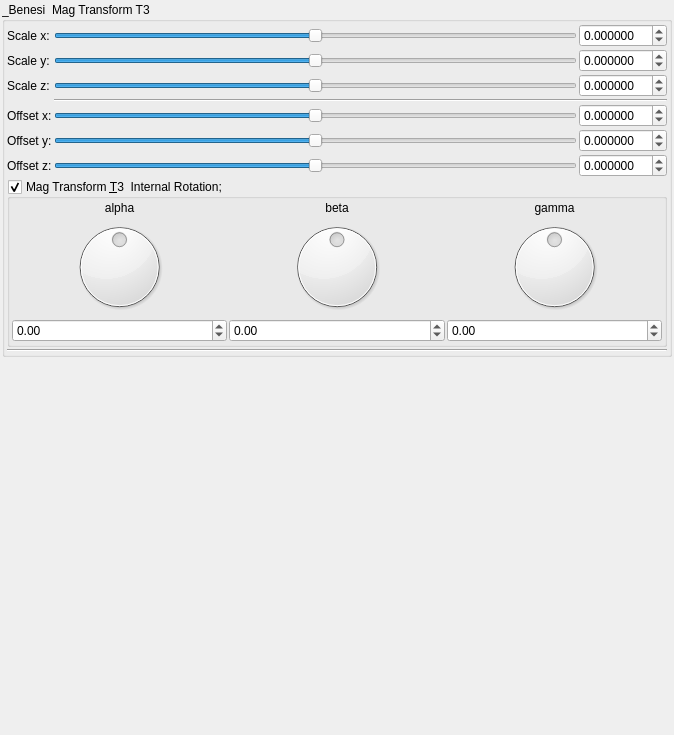
<?xml version="1.0" encoding="UTF-8"?>
<ui version="4.0">
 <class>Form</class>
 <widget class="QWidget" name="Form">
  <property name="geometry">
   <rect>
    <x>0</x>
    <y>0</y>
    <width>674</width>
    <height>735</height>
   </rect>
  </property>
  <property name="windowTitle">
   <string>Form</string>
  </property>
  <layout class="QVBoxLayout" name="verticalLayout">
   <property name="spacing">
    <number>2</number>
   </property>
   <property name="leftMargin">
    <number>2</number>
   </property>
   <property name="topMargin">
    <number>2</number>
   </property>
   <property name="rightMargin">
    <number>2</number>
   </property>
   <property name="bottomMargin">
    <number>2</number>
   </property>
   <item>
    <widget class="QGroupBox" name="groupBox">
     <property name="toolTip">
      <string>&lt;html&gt;&lt;head/&gt;&lt;body&gt;&lt;p&gt;&lt;span style=&quot; color:#000000;&quot;&gt;//benesiT2  &lt;/span&gt;&lt;/p&gt;&lt;p&gt;&lt;span style=&quot; font-family:'Courier New,courier'; color:#000000;&quot;&gt;//http://www.fractalforums.com/new-theories-and-research/do-m3d-formula-have-to-be-distance-estimation-formulas/&lt;/span&gt;&lt;/p&gt;&lt;/body&gt;&lt;/html&gt;</string>
     </property>
     <property name="title">
      <string>_Benesi  Mag Transform T3</string>
     </property>
     <property name="checkable">
      <bool>false</bool>
     </property>
     <layout class="QVBoxLayout" name="verticalLayout_29" stretch="0,0">
      <property name="spacing">
       <number>2</number>
      </property>
      <property name="leftMargin">
       <number>2</number>
      </property>
      <property name="topMargin">
       <number>2</number>
      </property>
      <property name="rightMargin">
       <number>2</number>
      </property>
      <property name="bottomMargin">
       <number>2</number>
      </property>
      <item>
       <layout class="QGridLayout" name="gridLayout_63">
        <property name="spacing">
         <number>2</number>
        </property>
        <item row="2" column="1">
         <widget class="QLabel" name="label_258">
          <property name="text">
           <string>Scale y:</string>
          </property>
         </widget>
        </item>
        <item row="2" column="2">
         <widget class="QSlider" name="slider3_transf_scale3D_222_y">
          <property name="sizePolicy">
           <sizepolicy hsizetype="Expanding" vsizetype="Maximum">
            <horstretch>0</horstretch>
            <verstretch>0</verstretch>
           </sizepolicy>
          </property>
          <property name="minimum">
           <number>-5000000</number>
          </property>
          <property name="maximum">
           <number>5000000</number>
          </property>
          <property name="singleStep">
           <number>1</number>
          </property>
          <property name="orientation">
           <enum>Qt::Horizontal</enum>
          </property>
         </widget>
        </item>
        <item row="2" column="3">
         <widget class="MyDoubleSpinBox" name="spinbox3_transf_scale3D_222_y">
          <property name="sizePolicy">
           <sizepolicy hsizetype="Minimum" vsizetype="Maximum">
            <horstretch>0</horstretch>
            <verstretch>0</verstretch>
           </sizepolicy>
          </property>
          <property name="prefix">
           <string/>
          </property>
          <property name="suffix">
           <string/>
          </property>
          <property name="decimals">
           <number>6</number>
          </property>
          <property name="minimum">
           <double>-99.989999999999995</double>
          </property>
          <property name="maximum">
           <double>99.989999999999995</double>
          </property>
          <property name="singleStep">
           <double>0.100000000000000</double>
          </property>
         </widget>
        </item>
        <item row="6" column="1">
         <widget class="QLabel" name="label_255">
          <property name="text">
           <string>Offset y:</string>
          </property>
         </widget>
        </item>
        <item row="5" column="1">
         <widget class="QLabel" name="label_253">
          <property name="text">
           <string>Offset x:</string>
          </property>
         </widget>
        </item>
        <item row="3" column="1">
         <widget class="QLabel" name="label_250">
          <property name="text">
           <string>Scale z:</string>
          </property>
         </widget>
        </item>
        <item row="0" column="3">
         <widget class="MyDoubleSpinBox" name="spinbox3_transf_scale3D_222_x">
          <property name="sizePolicy">
           <sizepolicy hsizetype="Minimum" vsizetype="Maximum">
            <horstretch>0</horstretch>
            <verstretch>0</verstretch>
           </sizepolicy>
          </property>
          <property name="prefix">
           <string/>
          </property>
          <property name="suffix">
           <string/>
          </property>
          <property name="decimals">
           <number>6</number>
          </property>
          <property name="minimum">
           <double>-99.989999999999995</double>
          </property>
          <property name="maximum">
           <double>99.989999999999995</double>
          </property>
          <property name="singleStep">
           <double>0.100000000000000</double>
          </property>
         </widget>
        </item>
        <item row="7" column="1">
         <widget class="QLabel" name="label_257">
          <property name="text">
           <string>Offset z:</string>
          </property>
         </widget>
        </item>
        <item row="8" column="1" colspan="3">
         <layout class="QGridLayout" name="gridLayout_2">
          <item row="0" column="0">
           <widget class="MyGroupBox" name="groupCheck_transf_rotation_enabled">
            <property name="title">
             <string>Mag Transform &amp;T3  Internal Rotation; </string>
            </property>
            <property name="checkable">
             <bool>true</bool>
            </property>
            <layout class="QVBoxLayout" name="verticalLayout_8" stretch="0">
             <property name="spacing">
              <number>2</number>
             </property>
             <property name="leftMargin">
              <number>2</number>
             </property>
             <property name="topMargin">
              <number>2</number>
             </property>
             <property name="rightMargin">
              <number>2</number>
             </property>
             <property name="bottomMargin">
              <number>2</number>
             </property>
             <item>
              <layout class="QGridLayout" name="gridLayout_10">
               <property name="spacing">
                <number>2</number>
               </property>
               <item row="1" column="2">
                <widget class="QLabel" name="label_36">
                 <property name="text">
                  <string>gamma</string>
                 </property>
                 <property name="alignment">
                  <set>Qt::AlignCenter</set>
                 </property>
                </widget>
               </item>
               <item row="1" column="1">
                <widget class="QLabel" name="label_34">
                 <property name="text">
                  <string>beta</string>
                 </property>
                 <property name="alignment">
                  <set>Qt::AlignCenter</set>
                 </property>
                </widget>
               </item>
               <item row="1" column="0">
                <widget class="QLabel" name="label_35">
                 <property name="text">
                  <string>alpha</string>
                 </property>
                 <property name="alignment">
                  <set>Qt::AlignCenter</set>
                 </property>
                </widget>
               </item>
               <item row="2" column="1">
                <widget class="QDial" name="dial3_transf_rotation_y">
                 <property name="minimum">
                  <number>-18000</number>
                 </property>
                 <property name="maximum">
                  <number>18000</number>
                 </property>
                 <property name="wrapping">
                  <bool>true</bool>
                 </property>
                </widget>
               </item>
               <item row="2" column="2">
                <widget class="QDial" name="dial3_transf_rotation_z">
                 <property name="minimum">
                  <number>-18000</number>
                 </property>
                 <property name="maximum">
                  <number>18000</number>
                 </property>
                 <property name="wrapping">
                  <bool>true</bool>
                 </property>
                </widget>
               </item>
               <item row="3" column="0">
                <widget class="MyDoubleSpinBox" name="spinboxd3_transf_rotation_x">
                 <property name="sizePolicy">
                  <sizepolicy hsizetype="Minimum" vsizetype="Maximum">
                   <horstretch>0</horstretch>
                   <verstretch>0</verstretch>
                  </sizepolicy>
                 </property>
                 <property name="prefix">
                  <string/>
                 </property>
                 <property name="suffix">
                  <string/>
                 </property>
                 <property name="decimals">
                  <number>2</number>
                 </property>
                 <property name="minimum">
                  <double>-180.000000000000000</double>
                 </property>
                 <property name="maximum">
                  <double>180.000000000000000</double>
                 </property>
                 <property name="singleStep">
                  <double>1.000000000000000</double>
                 </property>
                </widget>
               </item>
               <item row="2" column="0">
                <widget class="QDial" name="dial3_transf_rotation_x">
                 <property name="minimum">
                  <number>-18000</number>
                 </property>
                 <property name="maximum">
                  <number>18000</number>
                 </property>
                 <property name="wrapping">
                  <bool>true</bool>
                 </property>
                </widget>
               </item>
               <item row="3" column="2">
                <widget class="MyDoubleSpinBox" name="spinboxd3_transf_rotation_z">
                 <property name="sizePolicy">
                  <sizepolicy hsizetype="Minimum" vsizetype="Maximum">
                   <horstretch>0</horstretch>
                   <verstretch>0</verstretch>
                  </sizepolicy>
                 </property>
                 <property name="prefix">
                  <string/>
                 </property>
                 <property name="suffix">
                  <string/>
                 </property>
                 <property name="decimals">
                  <number>2</number>
                 </property>
                 <property name="minimum">
                  <double>-180.000000000000000</double>
                 </property>
                 <property name="maximum">
                  <double>180.000000000000000</double>
                 </property>
                 <property name="singleStep">
                  <double>1.000000000000000</double>
                 </property>
                </widget>
               </item>
               <item row="3" column="1">
                <widget class="MyDoubleSpinBox" name="spinboxd3_transf_rotation_y">
                 <property name="sizePolicy">
                  <sizepolicy hsizetype="Minimum" vsizetype="Maximum">
                   <horstretch>0</horstretch>
                   <verstretch>0</verstretch>
                  </sizepolicy>
                 </property>
                 <property name="prefix">
                  <string/>
                 </property>
                 <property name="suffix">
                  <string/>
                 </property>
                 <property name="decimals">
                  <number>2</number>
                 </property>
                 <property name="minimum">
                  <double>-180.000000000000000</double>
                 </property>
                 <property name="maximum">
                  <double>180.000000000000000</double>
                 </property>
                 <property name="singleStep">
                  <double>1.000000000000000</double>
                 </property>
                </widget>
               </item>
              </layout>
             </item>
            </layout>
           </widget>
          </item>
         </layout>
        </item>
        <item row="6" column="3">
         <widget class="MyDoubleSpinBox" name="spinbox3_transf_addition_constant_222_y">
          <property name="sizePolicy">
           <sizepolicy hsizetype="Minimum" vsizetype="Maximum">
            <horstretch>0</horstretch>
            <verstretch>0</verstretch>
           </sizepolicy>
          </property>
          <property name="prefix">
           <string/>
          </property>
          <property name="suffix">
           <string/>
          </property>
          <property name="decimals">
           <number>6</number>
          </property>
          <property name="minimum">
           <double>-99.989999999999995</double>
          </property>
          <property name="maximum">
           <double>99.989999999999995</double>
          </property>
          <property name="singleStep">
           <double>0.100000000000000</double>
          </property>
         </widget>
        </item>
        <item row="5" column="3">
         <widget class="MyDoubleSpinBox" name="spinbox3_transf_addition_constant_222_x">
          <property name="sizePolicy">
           <sizepolicy hsizetype="Minimum" vsizetype="Maximum">
            <horstretch>0</horstretch>
            <verstretch>0</verstretch>
           </sizepolicy>
          </property>
          <property name="prefix">
           <string/>
          </property>
          <property name="suffix">
           <string/>
          </property>
          <property name="decimals">
           <number>6</number>
          </property>
          <property name="minimum">
           <double>-99.989999999999995</double>
          </property>
          <property name="maximum">
           <double>99.989999999999995</double>
          </property>
          <property name="singleStep">
           <double>0.100000000000000</double>
          </property>
         </widget>
        </item>
        <item row="0" column="1">
         <widget class="QLabel" name="label_251">
          <property name="text">
           <string>Scale x:</string>
          </property>
         </widget>
        </item>
        <item row="4" column="2" colspan="2">
         <widget class="Line" name="line_53">
          <property name="orientation">
           <enum>Qt::Horizontal</enum>
          </property>
         </widget>
        </item>
        <item row="6" column="2">
         <widget class="QSlider" name="slider3_transf_addition_constant_222_y">
          <property name="sizePolicy">
           <sizepolicy hsizetype="Expanding" vsizetype="Maximum">
            <horstretch>0</horstretch>
            <verstretch>0</verstretch>
           </sizepolicy>
          </property>
          <property name="minimum">
           <number>-5000000</number>
          </property>
          <property name="maximum">
           <number>5000000</number>
          </property>
          <property name="singleStep">
           <number>1</number>
          </property>
          <property name="orientation">
           <enum>Qt::Horizontal</enum>
          </property>
         </widget>
        </item>
        <item row="7" column="3">
         <widget class="MyDoubleSpinBox" name="spinbox3_transf_addition_constant_222_z">
          <property name="sizePolicy">
           <sizepolicy hsizetype="Minimum" vsizetype="Maximum">
            <horstretch>0</horstretch>
            <verstretch>0</verstretch>
           </sizepolicy>
          </property>
          <property name="prefix">
           <string/>
          </property>
          <property name="suffix">
           <string/>
          </property>
          <property name="decimals">
           <number>6</number>
          </property>
          <property name="minimum">
           <double>-99.989999999999995</double>
          </property>
          <property name="maximum">
           <double>99.989999999999995</double>
          </property>
          <property name="singleStep">
           <double>0.100000000000000</double>
          </property>
         </widget>
        </item>
        <item row="0" column="2">
         <widget class="QSlider" name="slider3_transf_scale3D_222_x">
          <property name="sizePolicy">
           <sizepolicy hsizetype="Preferred" vsizetype="Preferred">
            <horstretch>0</horstretch>
            <verstretch>0</verstretch>
           </sizepolicy>
          </property>
          <property name="minimum">
           <number>-5000000</number>
          </property>
          <property name="maximum">
           <number>5000000</number>
          </property>
          <property name="singleStep">
           <number>1</number>
          </property>
          <property name="orientation">
           <enum>Qt::Horizontal</enum>
          </property>
         </widget>
        </item>
        <item row="3" column="3">
         <widget class="MyDoubleSpinBox" name="spinbox3_transf_scale3D_222_z">
          <property name="sizePolicy">
           <sizepolicy hsizetype="Minimum" vsizetype="Maximum">
            <horstretch>0</horstretch>
            <verstretch>0</verstretch>
           </sizepolicy>
          </property>
          <property name="prefix">
           <string/>
          </property>
          <property name="suffix">
           <string/>
          </property>
          <property name="decimals">
           <number>6</number>
          </property>
          <property name="minimum">
           <double>-99.989999999999995</double>
          </property>
          <property name="maximum">
           <double>99.989999999999995</double>
          </property>
          <property name="singleStep">
           <double>0.100000000000000</double>
          </property>
         </widget>
        </item>
        <item row="3" column="2">
         <widget class="QSlider" name="slider3_transf_scale3D_222_z">
          <property name="sizePolicy">
           <sizepolicy hsizetype="Expanding" vsizetype="Maximum">
            <horstretch>0</horstretch>
            <verstretch>0</verstretch>
           </sizepolicy>
          </property>
          <property name="minimum">
           <number>-5000000</number>
          </property>
          <property name="maximum">
           <number>5000000</number>
          </property>
          <property name="singleStep">
           <number>1</number>
          </property>
          <property name="orientation">
           <enum>Qt::Horizontal</enum>
          </property>
         </widget>
        </item>
        <item row="5" column="2">
         <widget class="QSlider" name="slider3_transf_addition_constant_222_x">
          <property name="sizePolicy">
           <sizepolicy hsizetype="Preferred" vsizetype="Preferred">
            <horstretch>0</horstretch>
            <verstretch>0</verstretch>
           </sizepolicy>
          </property>
          <property name="minimum">
           <number>-5000000</number>
          </property>
          <property name="maximum">
           <number>5000000</number>
          </property>
          <property name="singleStep">
           <number>1</number>
          </property>
          <property name="orientation">
           <enum>Qt::Horizontal</enum>
          </property>
         </widget>
        </item>
        <item row="7" column="2">
         <widget class="QSlider" name="slider3_transf_addition_constant_222_z">
          <property name="sizePolicy">
           <sizepolicy hsizetype="Expanding" vsizetype="Maximum">
            <horstretch>0</horstretch>
            <verstretch>0</verstretch>
           </sizepolicy>
          </property>
          <property name="minimum">
           <number>-5000000</number>
          </property>
          <property name="maximum">
           <number>5000000</number>
          </property>
          <property name="singleStep">
           <number>1</number>
          </property>
          <property name="orientation">
           <enum>Qt::Horizontal</enum>
          </property>
         </widget>
        </item>
       </layout>
      </item>
      <item>
       <widget class="Line" name="line_55">
        <property name="orientation">
         <enum>Qt::Horizontal</enum>
        </property>
       </widget>
      </item>
     </layout>
    </widget>
   </item>
   <item>
    <spacer name="verticalSpacer">
     <property name="orientation">
      <enum>Qt::Vertical</enum>
     </property>
     <property name="sizeHint" stdset="0">
      <size>
       <width>20</width>
       <height>40</height>
      </size>
     </property>
    </spacer>
   </item>
  </layout>
 </widget>
 <customwidgets>
  <customwidget>
   <class>MyDoubleSpinBox</class>
   <extends>QDoubleSpinBox</extends>
   <header>mydoublespinbox.h</header>
  </customwidget>
  <customwidget>
   <class>MyGroupBox</class>
   <extends>QGroupBox</extends>
   <header>mygroupbox.h</header>
   <container>1</container>
  </customwidget>
 </customwidgets>
 <resources/>
 <connections/>
</ui>
